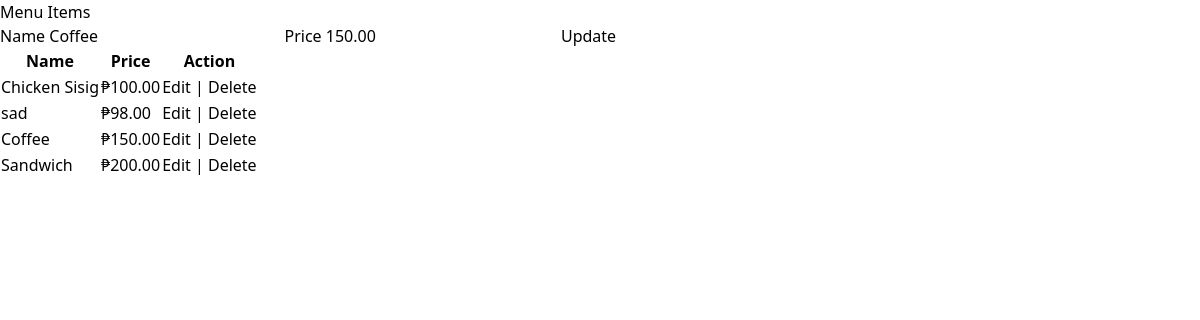
The page /edit-menu-item/11/ on the database its author committed.
### sales_list/models.py (models this page shows, shortened)
class MenuItem(models.Model):
    name = models.CharField(max_length=255)
    price = models.DecimalField(max_digits=10, decimal_places=2)

### sales_list/views.py (the view, shortened to what this page needs)
# urls.py: path('edit-menu-item/<int:id>/' ,sales.editMenuItem, name='edit_menu_item'),
def editMenuItem(request, id):
    item = MenuItem.objects.get(pk=id)  # Fetch the item to be edited
    all_items = MenuItem.objects.all()  # Fetch all items for the list
    context = {
        'item_to_edit': item,
        'all_items': all_items,
    }
    return render(request, 'menulist.html', context)

### sales_list/templates/menulist.html (shortened to what this page needs)
{% extends 'base.html' %}
{% block content %}
<div>
    <h2>Menu Items</h2>
    <form method="POST">
        {% if item_to_edit %}
            <label for="name">Name</label>
            <input type="text" name="name" value="{{ item_to_edit.name }}">
            <label for="price">Price</label>
            <input type="number" name="price" value="{{ item_to_edit.price }}">
            <button type="submit" class="btn btn-primary">Update</button>
        {% else %}
            <label for="name">Name</label>
            <input type="text" name="name">
            <label for="price">Price</label>
            <input type="number" name="price">
            <button type="submit" class="btn btn-primary">Save</button>
        {% endif %}
    </form>
    <form method="POST">
        <table class="table-auto">
            <thead>
                <tr>
                    <th>Name</th>
                    <th>Price</th>
                    <th>Action</th>
                </tr>
                </thead>
                <tbody>
                    {% for item in all_items %}
                        <tr>
                            <td>{{ item.name }}</td>
                            <td>₱{{ item.price }}</td>
                            <td>
                                <a href= "{% url 'edit_menu_item' item.id %}">Edit</a> |
                                <a href= "{% url 'delete_menu_item' item.id %}">Delete</a>
                            </td>
                        </tr>
                    {% endfor %}
                </tbody>
        </table>
    </form>
</div>
{% endblock %}

### rows shown on the page
MenuItem: name "Coffee", price "150.00"
MenuItem: name "Chicken Sisig", price "100.00"
MenuItem: name "sad", price "98.00"
MenuItem: name "Sandwich", price "200.00"
